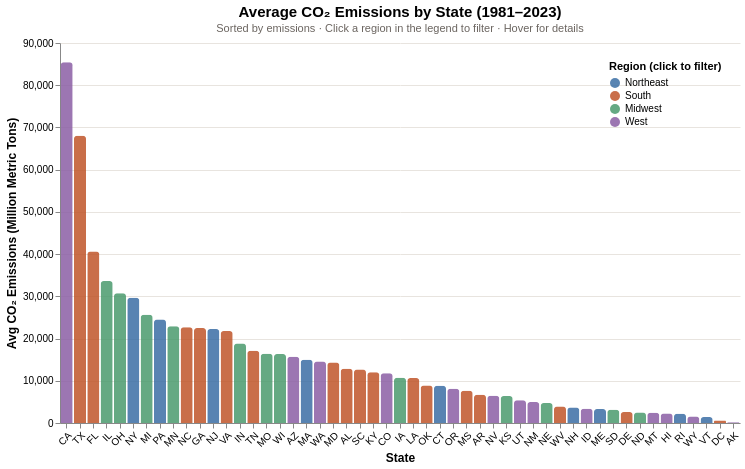

Notebook cell for this chart:
### Code cell
import altair as alt
import pandas as pd

# data processing
df_bar = pd.read_csv('eia_data.csv')
df_bar = df_bar[(df_bar['Year'] >= 1981) & (df_bar['State'] != 'US')]
df_bar['Region'] = df_bar['State'].map(region_mapping)
df_bar = df_bar.dropna(subset=['Region'])

# Average CO2 per state across all years
avg_by_state = (
    df_bar.groupby(['State', 'Region'])
    .agg(
        Avg_CO2=('CO2_Emissions', 'mean'),
        Avg_Energy=('Total_Energy_Consumption', 'mean'),
        Years=('Year', lambda x: f"{int(x.min())}\u2013{int(x.max())}")
    )
    .reset_index()
)

# region filter
region_select = alt.selection_point(
    fields=['Region'],
    bind='legend',
    name='region_filter'
)

# color scale
color_scale = alt.Scale(
    domain=['Northeast', 'South', 'Midwest', 'West'],
    range=['#3b6ea5', '#c0552a', '#4a9a6e', '#8b5ea5']
)

# chart
bar = (
    alt.Chart(avg_by_state)
    .mark_bar(cornerRadiusTopLeft=3, cornerRadiusTopRight=3)
    .encode(
        x=alt.X(
            'State:N',
            sort=alt.EncodingSortField(field='Avg_CO2', order='descending'),
            title='State',
            axis=alt.Axis(labelAngle=-45, labelFontSize=10)
        ),
        y=alt.Y(
            'Avg_CO2:Q',
            title='Avg CO\u2082 Emissions (Million Metric Tons)',
            axis=alt.Axis(grid=True)
        ),
        color=alt.Color(
            'Region:N',
            scale=color_scale,
            legend=alt.Legend(
                title='Region (click to filter)',
                orient='top-right',
                symbolType='circle'
            )
        ),
        opacity=alt.condition(region_select, alt.value(0.85), alt.value(0.1)),
        tooltip=[
            alt.Tooltip('State:N',      title='State'),
            alt.Tooltip('Region:N',     title='Region'),
            alt.Tooltip('Avg_CO2:Q',    title='Avg CO\u2082 (Mil. Mt)',    format='.1f'),
            alt.Tooltip('Avg_Energy:Q', title='Avg Energy (B. Btu)', format=',.0f'),
            alt.Tooltip('Years:N',      title='Year range'),
        ]
    )
    .add_params(region_select)
    .properties(
        width=680,
        height=380,
        title=alt.TitleParams(
            text='Average CO\u2082 Emissions by State (1981\u20132023)',
            subtitle='Sorted by emissions \u00b7 Click a region in the legend to filter \u00b7 Hover for details',
            fontSize=15,
            subtitleFontSize=11,
            subtitleColor='#6b6560'
        )
    )
    .configure_axis(
        labelFont='sans-serif',
        titleFont='sans-serif',
        titleFontSize=12,
        gridColor='#e8e4df'
    )
    .configure_view(strokeWidth=0)
)

bar

### Figure 1 — Vega-Lite specification as saved in the notebook (floating-point values rounded to 4 significant figures)
{"config": {"view": {"continuousWidth": 300, "continuousHeight": 300, "strokeWidth": 0}, "axis": {"gridColor": "#e8e4df", "labelFont": "sans-serif", "titleFont": "sans-serif", "titleFontSize": 12}}, "data": {"name": "data-ca1ba8d74099e4153462b13cb263b3b4"}, "mark": {"type": "bar", "cornerRadiusTopLeft": 3, "cornerRadiusTopRight": 3}, "encoding": {"color": {"field": "Region", "legend": {"orient": "top-right", "symbolType": "circle", "title": "Region (click to filter)"}, "scale": {"domain": ["Northeast", "South", "Midwest", "West"], "range": ["#3b6ea5", "#c0552a", "#4a9a6e", "#8b5ea5"]}, "type": "nominal"}, "opacity": {"condition": {"param": "region_filter", "value": 0.85}, "value": 0.1}, "tooltip": [{"field": "State", "title": "State", "type": "nominal"}, {"field": "Region", "title": "Region", "type": "nominal"}, {"field": "Avg_CO2", "format": ".1f", "title": "Avg CO₂ (Mil. Mt)", "type": "quantitative"}, {"field": "Avg_Energy", "format": ",.0f", "title": "Avg Energy (B. Btu)", "type": "quantitative"}, {"field": "Years", "title": "Year range", "type": "nominal"}], "x": {"axis": {"labelAngle": -45, "labelFontSize": 10}, "field": "State", "sort": {"field": "Avg_CO2", "order": "descending"}, "title": "State", "type": "nominal"}, "y": {"axis": {"grid": true}, "field": "Avg_CO2", "title": "Avg CO₂ Emissions (Million Metric Tons)", "type": "quantitative"}}, "height": 380, "params": [{"name": "region_filter", "select": {"type": "point", "fields": ["Region"]}, "bind": "legend"}], "title": {"text": "Average CO₂ Emissions by State (1981–2023)", "fontSize": 15, "subtitle": "Sorted by emissions · Click a region in the legend to filter · Hover for details", "subtitleColor": "#6b6560", "subtitleFontSize": 11}, "width": 680, "$schema": "https://vega.github.io/schema/vega-lite/v5.8.0.json", "datasets": {"data-ca1ba8d74099e4153462b13cb263b3b4": [{"State": "AK", "Region": "West", "Avg_CO2": 185.9, "Avg_Energy": 671600.0, "Years": "1997–2023"}, {"State": "AL", "Region": "South", "Avg_CO2": 12830.0, "Avg_Energy": 1921000.0, "Years": "1997–2023"}, {"State": "AR", "Region": "South", "Avg_CO2": 6705.0, "Avg_Energy": 1075000.0, "Years": "1997–2023"}, {"State": "AZ", "Region": "West", "Avg_CO2": 15700.0, "Avg_Energy": 1394000.0, "Years": "1997–2023"}, {"State": "CA", "Region": "West", "Avg_CO2": 85460.0, "Avg_Energy": 7294000.0, "Years": "1997–2023"}, {"State": "CO", "Region": "West", "Avg_CO2": 11800.0, "Avg_Energy": 1380000.0, "Years": "1997–2023"}, {"State": "CT", "Region": "Northeast", "Avg_CO2": 8833.0, "Avg_Energy": 774800.0, "Years": "1997–2023"}, {"State": "DC", "Region": "South", "Avg_CO2": 575.1, "Avg_Energy": 172300.0, "Years": "1997–2023"}, {"State": "DE", "Region": "South", "Avg_CO2": 2594.0, "Avg_Energy": 282000.0, "Years": "1997–2023"}, {"State": "FL", "Region": "South", "Avg_CO2": 40590.0, "Avg_Energy": 4194000.0, "Years": "1997–2023"}, {"State": "GA", "Region": "South", "Avg_CO2": 22470.0, "Avg_Energy": 2899000.0, "Years": "1997–2023"}, {"State": "HI", "Region": "West", "Avg_CO2": 2247.0, "Avg_Energy": 285600.0, "Years": "1997–2023"}, {"State": "IA", "Region": "Midwest", "Avg_CO2": 10690.0, "Avg_Energy": 1336000.0, "Years": "1997–2023"}, {"State": "ID", "Region": "West", "Avg_CO2": 3374.0, "Avg_Energy": 453600.0, "Years": "1997–2023"}, {"State": "IL", "Region": "Midwest", "Avg_CO2": 33650.0, "Avg_Energy": 3896000.0, "Years": "1997–2023"}, {"State": "IN", "Region": "Midwest", "Avg_CO2": 18820.0, "Avg_Energy": 2773000.0, "Years": "1997–2023"}, {"State": "KS", "Region": "Midwest", "Avg_CO2": 6366.0, "Avg_Energy": 1062000.0, "Years": "1997–2023"}, {"State": "KY", "Region": "South", "Avg_CO2": 12020.0, "Avg_Energy": 1810000.0, "Years": "1997–2023"}, {"State": "LA", "Region": "South", "Avg_CO2": 10630.0, "Avg_Energy": 4080000.0, "Years": "1997–2023"}, {"State": "MA", "Region": "Northeast", "Avg_CO2": 14960.0, "Avg_Energy": 1411000.0, "Years": "1997–2023"}, {"State": "MD", "Region": "South", "Avg_CO2": 14310.0, "Avg_Energy": 1388000.0, "Years": "1997–2023"}, {"State": "ME", "Region": "Northeast", "Avg_CO2": 3302.0, "Avg_Energy": 389400.0, "Years": "1997–2023"}, {"State": "MI", "Region": "Midwest", "Avg_CO2": 25670.0, "Avg_Energy": 2908000.0, "Years": "1997–2023"}, {"State": "MN", "Region": "Midwest", "Avg_CO2": 22920.0, "Avg_Energy": 1771000.0, "Years": "1997–2023"}, {"State": "MO", "Region": "Midwest", "Avg_CO2": 16420.0, "Avg_Energy": 1831000.0, "Years": "1997–2023"}, {"State": "MS", "Region": "South", "Avg_CO2": 7648.0, "Avg_Energy": 1135000.0, "Years": "1997–2023"}, {"State": "MT", "Region": "West", "Avg_CO2": 2436.0, "Avg_Energy": 374500.0, "Years": "1997–2023"}, {"State": "NC", "Region": "South", "Avg_CO2": 22690.0, "Avg_Energy": 2549000.0, "Years": "1997–2023"}, {"State": "ND", "Region": "Midwest", "Avg_CO2": 2508.0, "Avg_Energy": 499400.0, "Years": "1997–2023"}, {"State": "NE", "Region": "Midwest", "Avg_CO2": 4720.0, "Avg_Energy": 774900.0, "Years": "1997–2023"}, {"State": "NH", "Region": "Northeast", "Avg_CO2": 3655.0, "Avg_Energy": 300500.0, "Years": "1997–2023"}, {"State": "NJ", "Region": "Northeast", "Avg_CO2": 22240.0, "Avg_Energy": 2307000.0, "Years": "1997–2023"}, {"State": "NM", "Region": "West", "Avg_CO2": 4984.0, "Avg_Energy": 665400.0, "Years": "1997–2023"}, {"State": "NV", "Region": "West", "Avg_CO2": 6438.0, "Avg_Energy": 655600.0, "Years": "1997–2023"}, {"State": "NY", "Region": "Northeast", "Avg_CO2": 29640.0, "Avg_Energy": 3675000.0, "Years": "1997–2023"}, {"State": "OH", "Region": "Midwest", "Avg_CO2": 30760.0, "Avg_Energy": 3803000.0, "Years": "1997–2023"}, {"State": "OK", "Region": "South", "Avg_CO2": 8903.0, "Avg_Energy": 1505000.0, "Years": "1997–2023"}, {"State": "OR", "Region": "West", "Avg_CO2": 8092.0, "Avg_Energy": 815400.0, "Years": "1997–2023"}, {"State": "PA", "Region": "Northeast", "Avg_CO2": 24540.0, "Avg_Energy": 3802000.0, "Years": "1997–2023"}, {"State": "RI", "Region": "Northeast", "Avg_CO2": 2212.0, "Avg_Energy": 198200.0, "Years": "1997–2023"}, {"State": "SC", "Region": "South", "Avg_CO2": 12660.0, "Avg_Energy": 1609000.0, "Years": "1997–2023"}, {"State": "SD", "Region": "Midwest", "Avg_CO2": 3141.0, "Avg_Energy": 302500.0, "Years": "1997–2023"}, {"State": "TN", "Region": "South", "Avg_CO2": 17100.0, "Avg_Energy": 2122000.0, "Years": "1997–2023"}, {"State": "TX", "Region": "South", "Avg_CO2": 68030.0, "Avg_Energy": 12300000.0, "Years": "1997–2023"}, {"State": "UT", "Region": "West", "Avg_CO2": 5377.0, "Avg_Energy": 768100.0, "Years": "1997–2023"}, {"State": "VA", "Region": "South", "Avg_CO2": 21770.0, "Avg_Energy": 2407000.0, "Years": "1997–2023"}, {"State": "VT", "Region": "Northeast", "Avg_CO2": 1424.0, "Avg_Energy": 137100.0, "Years": "1997–2023"}, {"State": "WA", "Region": "West", "Avg_CO2": 14560.0, "Avg_Energy": 1570000.0, "Years": "1997–2023"}, {"State": "WI", "Region": "Midwest", "Avg_CO2": 16340.0, "Avg_Energy": 1800000.0, "Years": "1997–2023"}, {"State": "WV", "Region": "South", "Avg_CO2": 3923.0, "Avg_Energy": 755900.0, "Years": "1997–2023"}, {"State": "WY", "Region": "West", "Avg_CO2": 1535.0, "Avg_Energy": 488000.0, "Years": "1997–2023"}]}}
